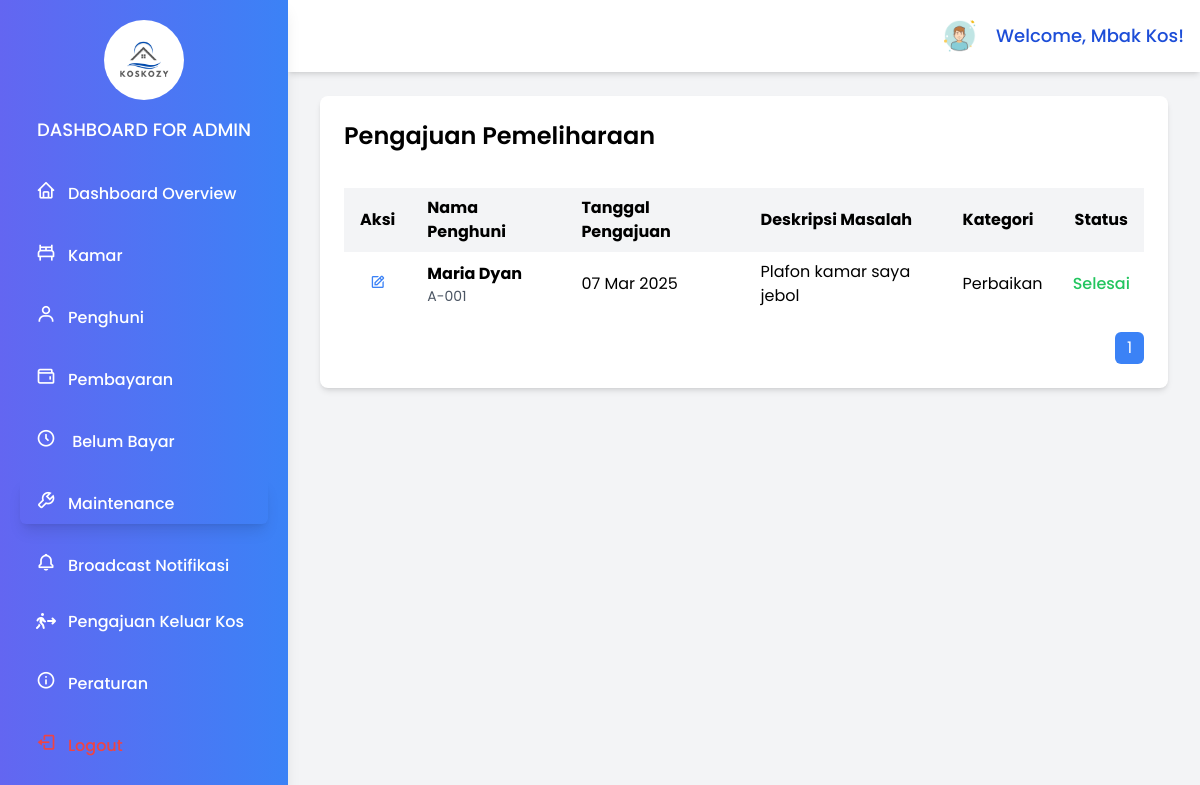
The page /page/admin/maintenance.php (signed in) on the database as committed earlier.
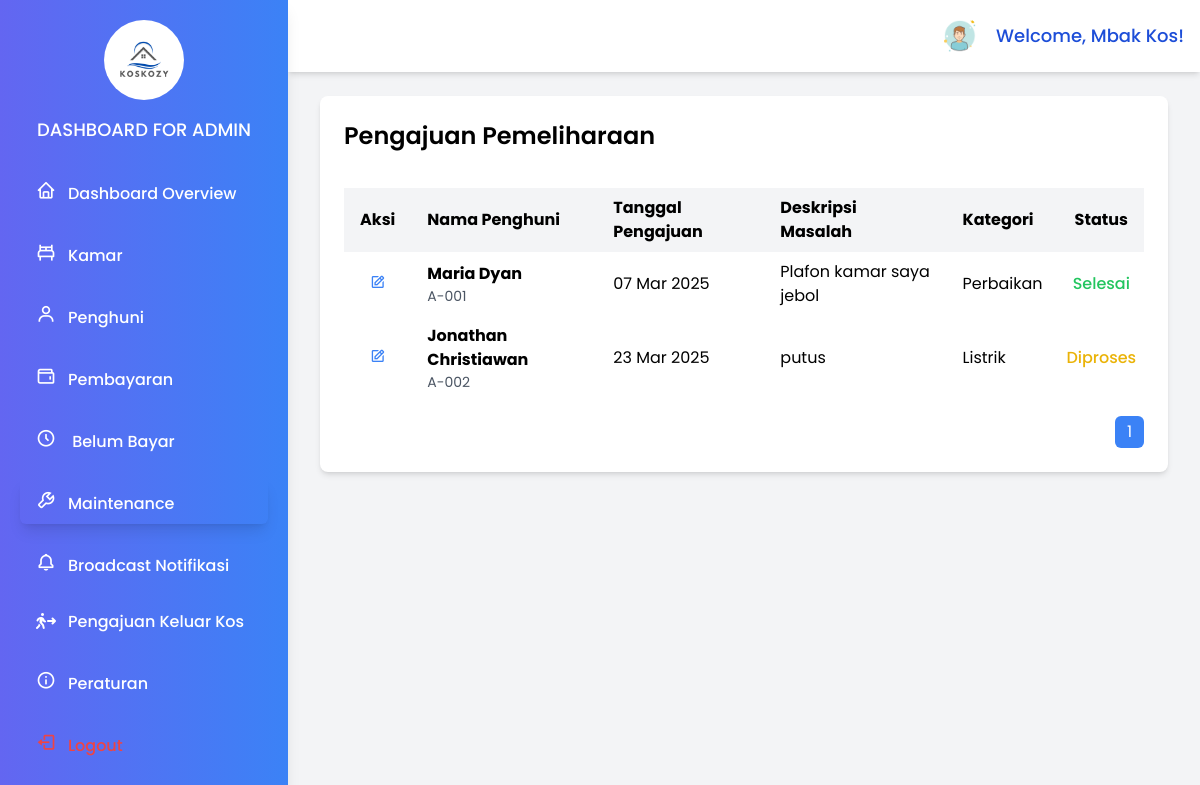
The same page on the database as committed later.
### tables this page shows
CREATE TABLE `maintenance` (
  `id` int(11) NOT NULL,
  `id_penghuni` int(11) NOT NULL,
  `id_kamar` int(11) NOT NULL,
  `tanggal_pengajuan` date NOT NULL,
  `deskripsi` text NOT NULL,
  `kategori` varchar(50) NOT NULL,
  `bukti` longblob DEFAULT NULL,
  `status_user` varchar(255) NOT NULL,
  `deadline` datetime NOT NULL,
  `status` enum('pending','in_progress','completed','canceled') NOT NULL DEFAULT 'pending'
);

CREATE TABLE `penghuni` (
  `id` int(11) NOT NULL,
  `room_id` int(11) NOT NULL,
  `nama` varchar(255) NOT NULL,
  `jenis_kelamin` varchar(10) NOT NULL,
  `nomor_telepon` varchar(50) DEFAULT NULL,
  `alamat_asal` text DEFAULT NULL,
  `status` enum('active','inactive') DEFAULT 'active',
  `tanggal_masuk` date DEFAULT NULL,
  `tanggal_keluar` date DEFAULT NULL,
  `ktp` varchar(50) DEFAULT NULL,
  `nomor_darurat` varchar(50) DEFAULT NULL,
  `username` varchar(50) NOT NULL,
  `password` varchar(255) NOT NULL,
  `created_at` timestamp NOT NULL DEFAULT current_timestamp(),
  `updated_at` timestamp NOT NULL DEFAULT current_timestamp() ON UPDATE current_timestamp()
);

CREATE TABLE `rooms` (
  `id` int(11) NOT NULL,
  `name` varchar(255) NOT NULL,
  `type` varchar(50) NOT NULL,
  `ac` varchar(225) NOT NULL,
  `price` decimal(10,2) NOT NULL,
  `status` varchar(225) DEFAULT NULL,
  `active` varchar(20) NOT NULL,
  `capacity` int(11) NOT NULL,
  `description` text DEFAULT NULL,
  `foto` longblob DEFAULT NULL,
  `created_at` timestamp NOT NULL DEFAULT current_timestamp(),
  `updated_at` timestamp NOT NULL DEFAULT current_timestamp() ON UPDATE current_timestamp()
);

### page/admin/maintenance.php (the view, shortened to what the changed rows need)
<?php
$host = 'localhost';
$dbname = 'kos_management';
$username = 'root';
$password = '';
try {
    $pdo = new PDO("mysql:host=$host;dbname=$dbname", $username, $password);
    $pdo->setAttribute(PDO::ATTR_ERRMODE, PDO::ERRMODE_EXCEPTION);
    $limit = 10;
    $page = isset($_GET['page']) ? (int)$_GET['page'] : 1;
    $offset = ($page - 1) * $limit;
    $stmt_count = $pdo->prepare("SELECT COUNT(*) FROM maintenance");
    $stmt_count->execute();
    $total_rows = $stmt_count->fetchColumn();
    $total_pages = ceil($total_rows / $limit);
    $sql = "
    SELECT
            A.id, A.id_penghuni, B.nama nama_penghuni, A.id_kamar, C.name nama_kamar,
            A.tanggal_pengajuan, A.deskripsi, A.kategori, A.status
        FROM
            maintenance A
        INNER JOIN
            penghuni B ON A.id_penghuni = B.id
        INNER JOIN
            rooms C ON A.id_kamar = C.id
        LIMIT :limit OFFSET :offset;";
    $stmt_requests = $pdo->prepare($sql);
    $stmt_requests->bindParam(':limit', $limit, PDO::PARAM_INT);
    $stmt_requests->bindParam(':offset', $offset, PDO::PARAM_INT);
    $stmt_requests->execute();
    $requests = $stmt_requests->fetchAll(PDO::FETCH_ASSOC);
} catch (PDOException $e) {
    echo 'Connection failed: ' . $e->getMessage();
    exit();
}
?>
<!DOCTYPE html>
<html lang="en">
<head>
    <script src="https://cdn.tailwindcss.com"></script>
    <link href="https://unpkg.com/boxicons@2.1.4/css/boxicons.min.css" rel="stylesheet">
    <link rel="stylesheet" href="https://cdnjs.cloudflare.com/ajax/libs/font-awesome/6.5.1/css/all.min.css">
</head>
<body class="bg-gray-100 min-h-screen font-poppins">
<div id="sidebar" class="hidden md:block w-72 h-full bg-gradient-to-r from-indigo-500 to-blue-500 text-gray-800 fixed top-0 left-0 p-5  flex-col shadow-lg z-50">
   <div class="mb-6 text-center">
      <h1 class="text-lg font-medium text-white mt-4 uppercase">
         Dashboard for Admin
      </h1>
   </div>
</div>
<div class="md:ml-72 flex flex-col min-h-screen">
    <div class="p-8 mt-16">
        <div class="bg-white rounded-lg shadow-md">
            <div class="p-6">
                <div class="justify-between flex mb-5">
                    <h2 class="text-2xl font-semibold mb-4">Pengajuan Pemeliharaan</h2>
                </div>
                <div class="overflow-x-auto">
                    <table class="min-w-full table-auto">
                        <thead>
                            <tr class="bg-gray-100">
                            <th class="px-4 py-2 text-center">Aksi</th>
                                <th class="px-4 py-2 text-left">Nama Penghuni</th>
                                <th class="px-4 py-2 text-left">Tanggal Pengajuan</th>
                                <th class="px-4 py-2 text-left">Deskripsi Masalah</th>
                                <th class="px-4 py-2 text-left">Kategori</th>
                                <th class="px-4 py-2 text-center">Status</th>
                            </tr>
                        </thead>
                        <tbody>
                            <?php if (empty($requests)): ?>
                                <tr>
                                    <td colspan="7" class="text-center py-3">Tidak ada pengajuan maintenance</td>
                                </tr>
                            <?php else: ?>
                                <?php foreach ($requests as $request): ?>
                                    <tr>
                                        <td class="px-4 py-2 text-center">
                                            <a href="#" class="text-blue-500 hover:text-blue-700" onclick="openModal(<?php echo htmlspecialchars(json_encode($request)); ?>)">
                                                <i class="bx bx-edit"></i>
                                            </a>
                                        </td>
                                        <td class="px-4 py-2">
                                          <div class="font-bold"><?= htmlspecialchars($request['nama_penghuni']) ?></div>
                                          <div class="text-sm text-gray-600"><?= htmlspecialchars($request['nama_kamar']) ?></div>
                                       </td>
                                       <td class="px-4 py-2">
                                          <?php
                                          echo date_format(date_create($request['tanggal_pengajuan']), 'd M Y');
                                          ?>
                                       </td>
                                       <td class="px-4 py-2"><?php echo htmlspecialchars($request['deskripsi']); ?></td>
                                        <td class="px-4 py-2"><?php echo htmlspecialchars($request['kategori']); ?></td>
                                        <td class="<?php
                                            if ($request['status'] === 'completed') {
                                                echo 'text-green-500 font-medium text-center';
                                            } elseif ($request['status'] === 'pending') {
                                                echo 'text-red-500 font-medium text-center';
                                            } elseif ($request['status'] === 'in_progress') {
                                                echo 'text-yellow-500 font-medium text-center';
                                            }
                                        ?>">
                                            <?php
                                            if ($request['status'] === 'completed') {
                                                echo 'Selesai';
                                            } elseif ($request['status'] === 'pending') {
                                                echo 'Menunggu Pengecekan';
                                            } elseif ($request['status'] === 'in_progress') {
                                                echo 'Diproses';
                                            }else {
                                                echo htmlspecialchars($request['active']);
                                            }
                                            ?>
                                        </td>
                                    </tr>
                                <?php endforeach; ?>
                            <?php endif; ?>
                        </tbody>
                    </table>
                    <div class="flex justify-end mt-4">
                        <nav class="inline-flex space-x-1">
                              <?php for ($i = 1; $i <= $total_pages; $i++): ?>
                                 <a href="?page=<?= $i ?>" class="px-3 py-1 <?= $i == $page ? 'bg-blue-500 text-white' : 'bg-gray-300 text-gray-700 hover:bg-gray-400' ?> rounded-md">
                                    <?= $i ?>
                                 </a>
                              <?php endfor; ?>
                        </nav>
                     </div>
                </div>
            </div>
        </div>
    </div>
</div>
</body>
</html>

Rows that differ between the two databases and show on the page:
added maintenance: id_penghuni.nama "Jonathan Christiawan", id_kamar.name "A-002", tanggal_pengajuan "23 Mar 2025", deskripsi "putus", kategori "Listrik", status "Diproses"
